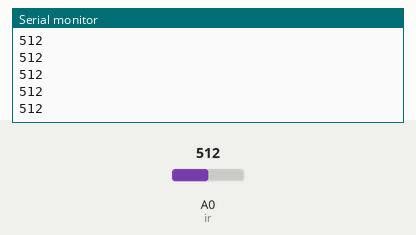
Bench run of a sketch on a simulated Arduino Uno, built with avr-gcc and run on an emulated ATmega328P. On the bench: the last lines printed to the serial monitor. Inputs (shaded band) come from the test bench; at power-on: A0 (ir) = 512.

Above: at 1.2 s.
1.3 s: A0 (ir) set to 716
At 1.56 s:
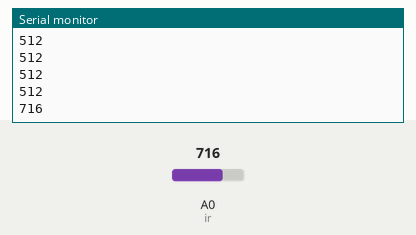
2.8 s: A0 (ir) set to 900
At 2.96 s:
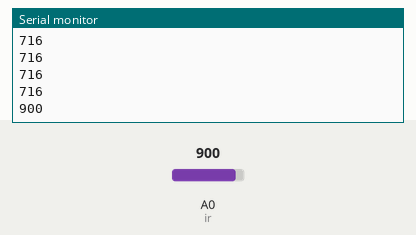
Timing chart, 0 to 5.8 s (numbered marks = the images above; inputs shaded):
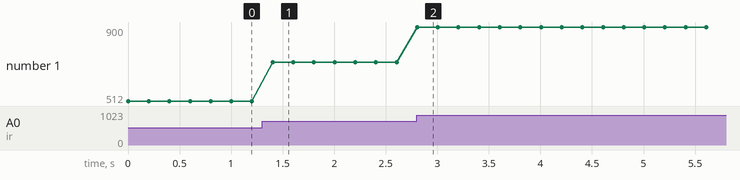

Measured:
- after the input at 1.3 s, the serial monitor: prints a new line after 0.10 s (image 1)
- after the input at 2.8 s, the serial monitor: prints a new line at once (image 2)
- plotted number 1: 512 → 716 after the input at 1.3 s, 716 → 900 after the input at 2.8 s

The sketch:

ir_analog.ino
```cpp
int ir=A0;


void setup()
{
Serial.begin(9600);
pinMode(ir,INPUT);
}

void loop()
{
int irvalue=analogRead(ir);
Serial.println(irvalue);
delay(200);
}
```
